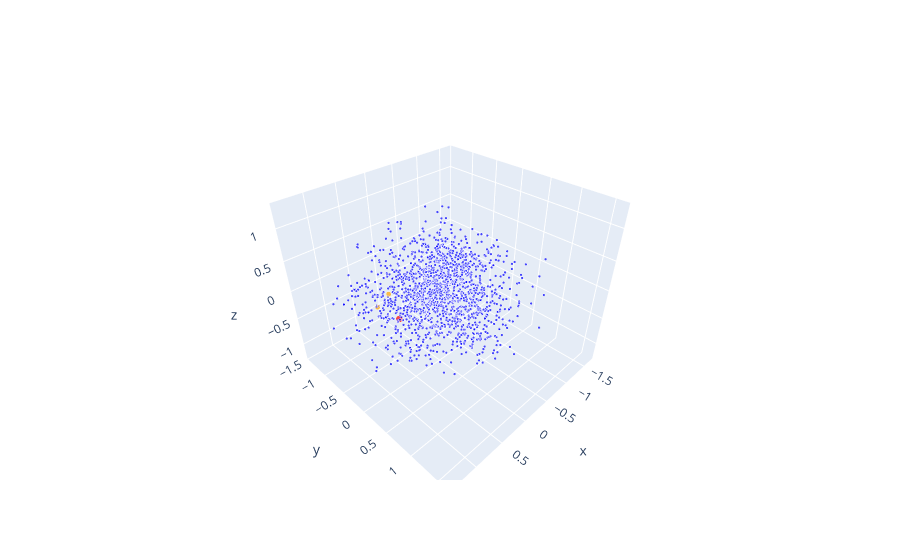

Here is the notebook cell this chart was saved with:
### Code cell
query = "government"
nbrs = neighbors(query, 10)
neighbor_set = {w for w, _ in nbrs}

plot_embeddings(
    pca3,
    plot_words,
    query=query,
    neighbor_set=neighbor_set
)

### Figure 1 — Plotly figure (JSON) as saved in the notebook; plotly's stock layout.template omitted (floating-point values rounded to 4 significant figures; data arrays with more than 128 entries replaced by an {"elided": "..."} marker saying what was removed)
{"data": [{"hoverinfo": "text", "marker": {"color": {"elided": "1500 str values"}, "size": {"elided": "1500 int values"}}, "mode": "markers", "text": {"elided": "1500 str values"}, "type": "scatter3d", "x": {"elided": "1500 float values"}, "y": {"elided": "1500 float values"}, "z": {"elided": "1500 float values"}}], "layout": {}}
